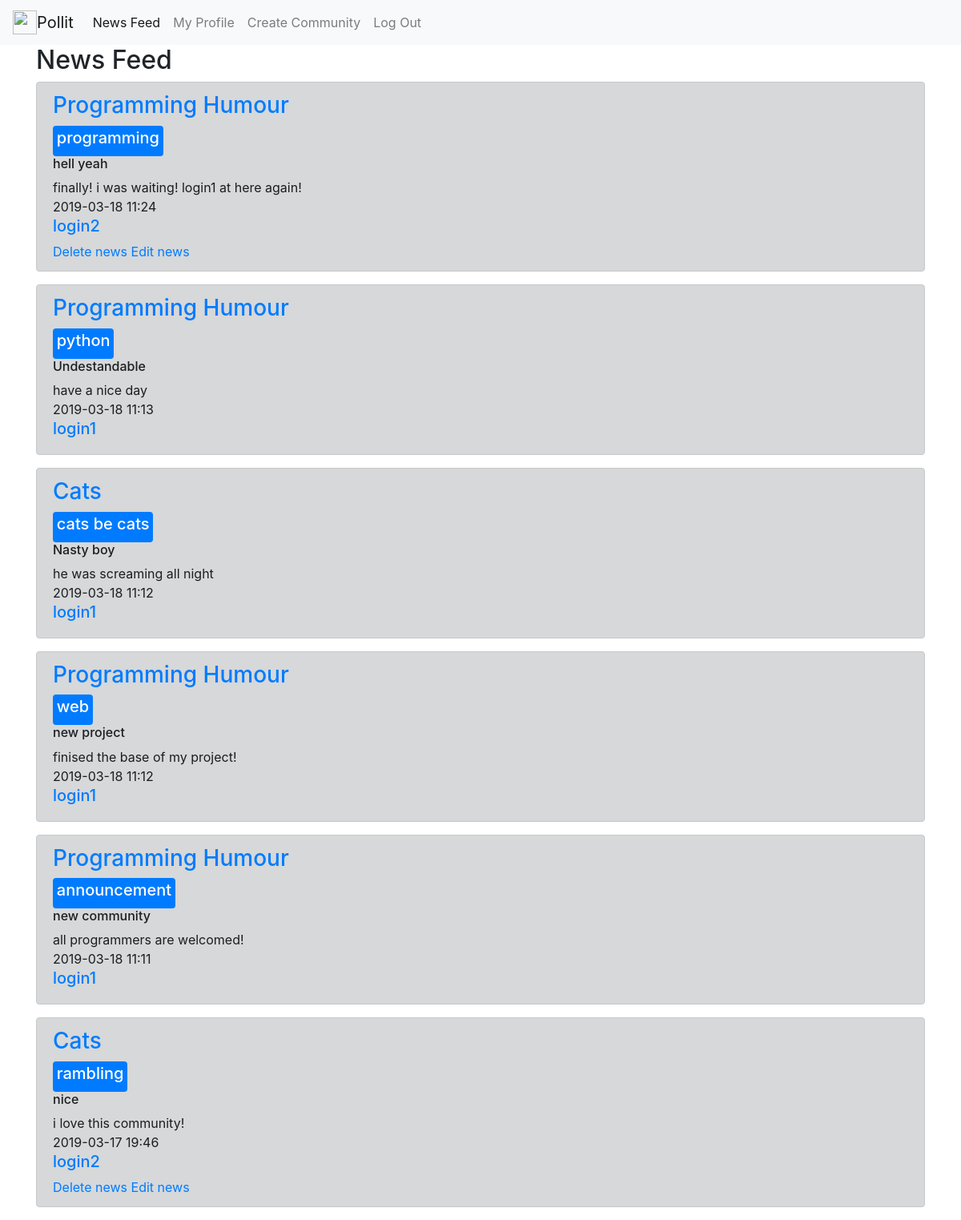
Screenshot of /news_feed (signed in) with the database file from the repository.
### tables this page shows
CREATE TABLE communities 
                            (id INTEGER PRIMARY KEY AUTOINCREMENT,
                             title VARCHAR(100),
                             bio VARCHAR(1000),
                             users VARCHAR(10000)
                             );

CREATE TABLE news 
                            (id INTEGER PRIMARY KEY AUTOINCREMENT,
                             community INTEGER, 
                             title VARCHAR(100),
                             hashtag VARCHAR(100),
                             content VARCHAR(1000),
                             date VARCHAR(1000),
                             user_id INTEGER
                             );

CREATE TABLE users 
                            (id INTEGER PRIMARY KEY AUTOINCREMENT, 
                             user_name VARCHAR(50),
                             password_hash VARCHAR(128),
                             communities VARCHAR(1000)
                             );

### main.py (the view)
@app.route('/news_feed')
def feed():
    if 'username' not in session:
        return redirect('/login')
    communities = user_model.get(session['user_id'])[3].split()
    news = []
    for com in communities:
        news += [(tuply[0], community_model.get(tuply[1])[1], tuply[2], tuply[3], tuply[4], tuply[5],
                  user_model.get(tuply[6])[1]) for tuply in news_model.get_all(None, int(com))]
    news = sorted(news, key=lambda x: x[5], reverse=True)
    return render_template('feed.html', news=news)

### models.py (called while the page is built)
    def get(self, user_id):
        cursor = self.connection.cursor()
        cursor.execute("SELECT * FROM users WHERE id = ?", (str(user_id), ))
        row = cursor.fetchone()
        return row

    def get_all(self, user_id=None, community_id=None):
        cursor = self.connection.cursor()
        if user_id:
            cursor.execute("SELECT * FROM news WHERE user_id = ?",
                           (str(user_id), ))
        elif community_id:
            cursor.execute("SELECT * FROM news WHERE community = ?",
                           (str(community_id),))
        else:
            cursor.execute("SELECT * FROM news")
        rows = cursor.fetchall()
        return rows

    def get(self, community_id):
        cursor = self.connection.cursor()
        cursor.execute("SELECT * FROM communities WHERE id = ?", (str(community_id), ))
        row = cursor.fetchone()
        return row

### templates/feed.html
{% extends "base.html" %}
{% block content %}
<h2>News Feed</h2>
{% for item in news %}
    <div class="alert alert-dark" role="alert">
        <h3><a href="/community/{{ item[1] }}">{{ item[1] }}</a></h3>
        <div class="badge badge-primary text-wrap"><h5>{{ item[3] }}</h5></div>
        <h6>{{ item[2] }}</h6>
        <div>{{ item[4] }}</div>
        <div>{{ item[5] }}</div>
        <h5><a href="/profile/{{ item[6] }}">{{ item[6] }}</a></h5>
        {% if item[6] == session['username'] %}
            <a href="/delete_news/{{item[0]}}">Delete news</a>
            <a href="/edit_news/{{item[0]}}">Edit news</a>
        {% endif %}
    </div>
{% endfor %}
{% endblock %}

### rows the page displays
communities: title "Programming Humour" "Programming Humour" "Programming Humour" "Programming Humour"
news: hashtag "programming", title "hell yeah", content "finally! i was waiting! login1 at here again!", date "2019-03-18 11:24"
users: user_name "login2" "login2"
news: hashtag "python", title "Undestandable", content "have a nice day", date "2019-03-18 11:13"
users: user_name "login1" "login1" "login1" "login1"
communities: title "Cats" "Cats"
news: hashtag "cats be cats", title "Nasty boy", content "he was screaming all night", date "2019-03-18 11:12"
news: hashtag "web", title "new project", content "finised the base of my project!", date "2019-03-18 11:12"
news: hashtag "announcement", title "new community", content "all programmers are welcomed!", date "2019-03-18 11:11"
news: hashtag "rambling", title "nice", content "i love this community!", date "2019-03-17 19:46"
